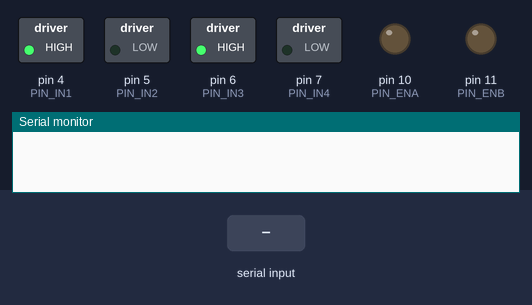
This sketch was run on a simulated Arduino Uno, built with avr-gcc and run on an emulated ATmega328P. On the bench: switched loads named in the sketch (green lamp = pin HIGH), output pins drawn as LEDs (lit = HIGH), the last lines printed to the serial monitor. Inputs (shaded band) come from the test bench.

Above: at 1.2 s.
1.3 s: "L90\n" received over the second serial link
At 2.5 s:
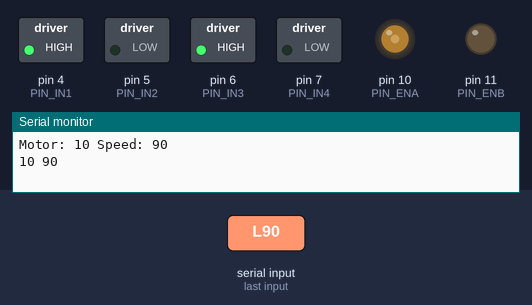
2.8 s: "L,45\n" received over the second serial link
At 3.8 s:
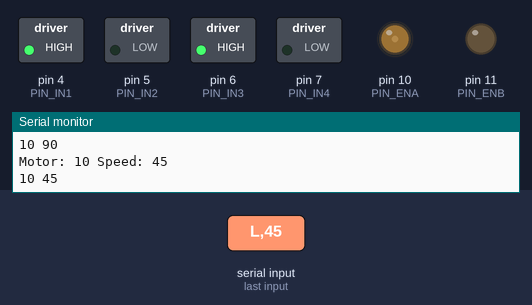
4.3 s: "R90\n" received over the second serial link
At 4.9 s:
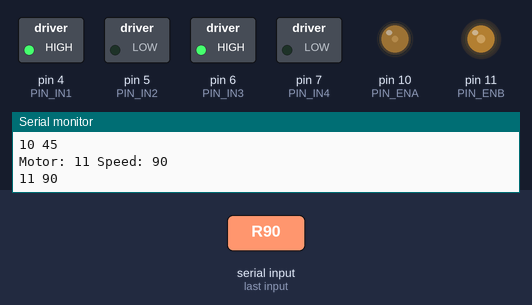
5.8 s: "R,45\n" received over the second serial link
At 6.1 s:
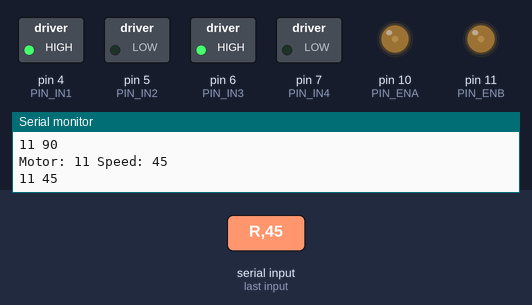
7.3 s: "L\n" received over the second serial link
At 8.4 s:
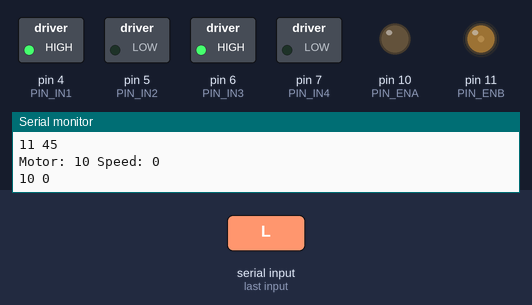
8.8 s: "L90\n" received over the second serial link
At 9.6 s:
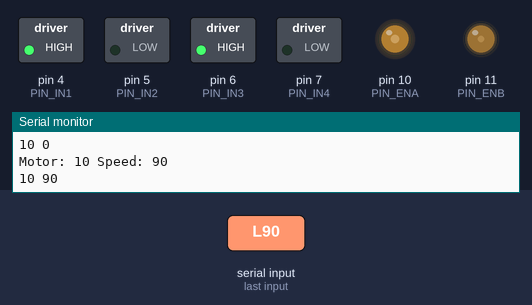
Timing chart, 0 to 11.3 s (numbered marks = the images above; inputs shaded):
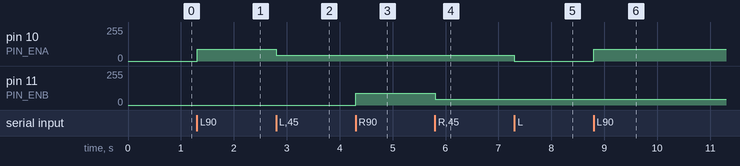

Measured:
- after the input at 1.3 s, pin 10 (PIN_ENA): 0/255 → 90/255 at once
- after the input at 2.8 s, pin 10 (PIN_ENA): 90/255 → 45/255 at once
- after the input at 4.3 s, pin 11 (PIN_ENB): 0/255 → 90/255 at once
- after the input at 5.8 s, pin 11 (PIN_ENB): 90/255 → 45/255 at once
- after the input at 7.3 s, pin 10 (PIN_ENA): 45/255 → 0/255 at once
- after the input at 8.8 s, pin 10 (PIN_ENA): 0/255 → 90/255 at once

The sketch:

motor-controller.ino
```cpp
#include <SoftwareSerial.h>

#define PIN_RX0   2
#define PIN_TX0   3
#define PIN_IN1   4
#define PIN_IN2   5
#define PIN_IN3   6
#define PIN_IN4   7
#define PIN_ENA   10 // PWM
#define PIN_ENB   11 // PWM

SoftwareSerial mySerial(PIN_RX0, PIN_TX0);
char ch;

void setup() {
  pinMode(PIN_ENA, OUTPUT);
  pinMode(PIN_ENB, OUTPUT);
  pinMode(PIN_IN1, OUTPUT);
  pinMode(PIN_IN2, OUTPUT);
  pinMode(PIN_IN3, OUTPUT);
  pinMode(PIN_IN4, OUTPUT);

  digitalWrite(PIN_ENA, LOW);
  digitalWrite(PIN_ENB, LOW);
  digitalWrite(PIN_IN1, HIGH);
  digitalWrite(PIN_IN2, LOW);
  digitalWrite(PIN_IN3, HIGH);
  digitalWrite(PIN_IN4, LOW);

  Serial.begin(57600);
  mySerial.begin(9600);
}

void loop() {
  int motor = 0;
  int spd = 0;

  while (true) {
    delay(1);

    if (mySerial.available()) {
      ch = mySerial.read();
      if (ch == '\n') {
        break;
      }
    }

    if (ch == 'L') {
      motor = 10;
    } else if (ch == 'R') {
      motor = 11;
    }

    if (ch >= 48 && ch <= 57) {
      spd *= 10;
      spd += ((int) ch - 48);
    }
  }

  set_speed(motor, spd);
  delay(10);
}

void set_speed(int motor, int spd) {
  Serial.print("Motor: ");
  Serial.print(motor);
  Serial.print(" Speed: ");
  Serial.println(spd);

  if (motor != 10 && motor != 11) {
    return;
  }

  if (spd < 0 || spd > 255) {
    return;
  }

  analogWrite(motor, spd);
  Serial.print(motor);
  Serial.print(" ");
  Serial.println(spd);
}
```
